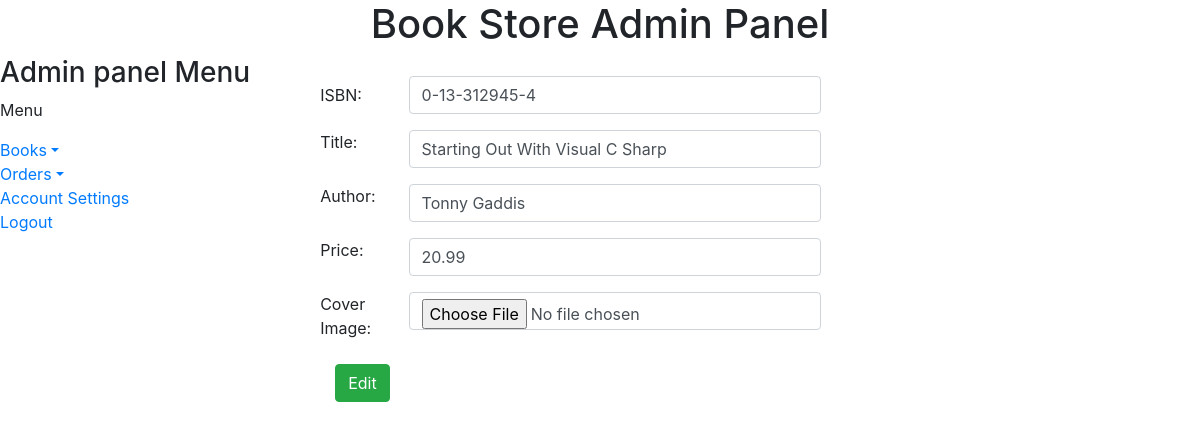
Page /Admin/edit.php?id=0-13-312945-4 (signed in) on the committed database.
### tables this page shows
CREATE TABLE `books` (
  `ISBN` char(13) NOT NULL,
  `Title` char(100) NOT NULL,
  `Author` char(100) DEFAULT NULL,
  `Price` float(4,2) DEFAULT NULL,
  `Book_Cover` varchar(50) NOT NULL
);

### Admin/edit.php (the view, shortened to what this page needs)
<!DOCTYPE html>
<html>
    <head>
        <?php include('partial/head.php'); ?>
    </head>
    <body>
        <?php include('partial/header.php'); ?>
        <?php include('partial/aside.php'); ?>
        <main>
            <?php
                include('partial/connection.php');
                $isbn = $_GET['id'];
                $sql = "SELECT * FROM books WHERE ISBN='$isbn'";
                $result = mysqli_query($conn,$sql) or die(mysqli_error($conn));
                $row = mysqli_fetch_assoc($result);
                extract($row);
            ?>
            <div class="container">
                <div class="row">
                <div class="col-sm"></div>
                    <div class="col-sm-14">
                    <form action="handler/edit book handler.php" method="post" enctype="multipart/form-data" onsubmit="validate(this)">
                        <div class="form-group row">
                            <label for="isbn" class="col-sm-2 col-form-label">ISBN: </label>
                            <div class="col-sm-10">
                                <input type="text" class="form-control" placeholder="ISBN" id="isbn" value="<?php echo $ISBN; ?>" name="isbn">
                            </div>
                        </div>
                        <div class="form-group row">
                            <label for="title" class="col-sm-2 control-form-label">Title: </label>
                            <div class="col-sm-10">
                                <input type="text" class="form-control" placeholder="Title" id="title" value="<?php echo $Title; ?>" name="title">
                            </div>
                        </div>
                        <div class="form-group row">
                            <label for="author" class="col-sm-2 control-form-label">Author: </label>
                            <div class="col-sm-10">
                                <input type="text" name="author" id="author" placeholder="Author" value="<?php echo $Author;?>" class="form-control">
                            </div>
                        </div>
                        <div class="form-group row">
                            <label for="price" class="col-sm-2 control-label">Price: </label>
                            <div class="col-sm-10">
                                <input type="number" class="form-control" id="price" name="price" value="<?php echo $Price;?>" placeholder="Price">
                            </div>
                        </div>
                        <div class="form-group row">
                            <label for="cover-image" class="col-sm-2 control-label">Cover Image: </label>
                            <div class="col-sm-10">
                                <input type="file" class="form-control" id="cover-image" value="<?php echo $Book_Cover;?>" name="file" placeholder="Image">
                            </div>
                        </div>
                        <div class="col-sm-10">
                            <button type="submit" name="submit" class="btn btn-success">Edit</button>
                        </div>
                    </form>
                    </div>
                    <div class="col-sm"></div>
            </div>
            </div>
        </main>
    </body>
</html>

### Admin/CSS/style.css (style rules this page uses)
main { float: left; }
.container { margin: 20px 20px 20px 20px; }

### rows in the picture
books: isbn "0-13-312945-4", title "Starting Out With Visual C Sharp", author "Tonny Gaddis", price "20.99"
